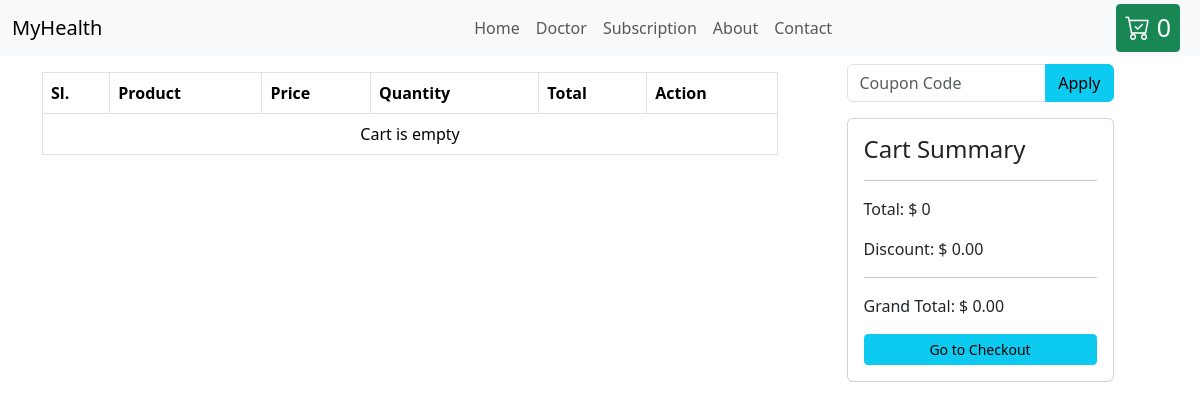
The app's page /cart/ (signed in), older data.
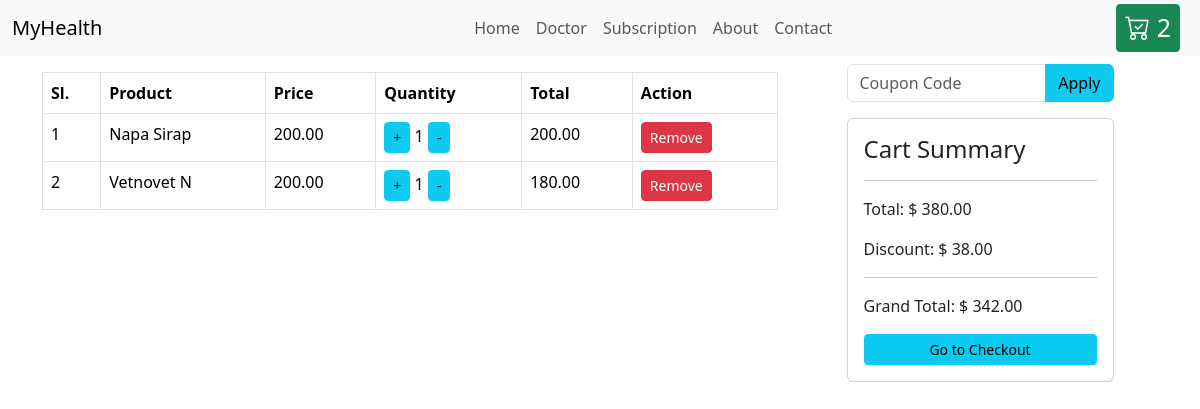
The same page, newer data.
### products/models.py (models this page shows, shortened)
class Cart(models.Model):
    user = models.OneToOneField(User, on_delete=models.CASCADE)
    grand_total = models.DecimalField(max_digits=10, decimal_places=2, default=0.00)
    discount = models.DecimalField(max_digits=10, decimal_places=2, default=0.00)
    coupon = models.ForeignKey(Coupon, on_delete=models.SET_NULL, blank=True, null=True)
    shipping_address = models.ForeignKey(ShippingAddress, on_delete=models.SET_NULL, blank=True,null=True)
    created = models.DateTimeField(auto_now_add=True)
    @property
    def total(self):
        cart_items = self.cartitem_set.all()
        total = sum([item.total for item in cart_items])
        return total

class CartItem(models.Model):
    cart = models.ForeignKey(Cart, on_delete=models.CASCADE)
    medicine = models.ForeignKey(Medicine, on_delete=models.CASCADE)
    quantity = models.IntegerField(default=1)
    price = models.DecimalField(max_digits=10, decimal_places=2)
    total = models.DecimalField(max_digits=10, decimal_places=2)

class Medicine(models.Model):
    brand = models.ForeignKey(Brand, on_delete=models.CASCADE)
    category = models.ForeignKey(Category, on_delete=models.CASCADE)
    name = models.CharField(max_length=255)
    price = models.DecimalField(max_digits=10, decimal_places=2)
    stock = models.IntegerField(default=0)
    description = models.TextField()
    image = models.ImageField(blank=True, null= True, upload_to='images/medicine/')
    discount = models.DecimalField(max_digits=10, decimal_places=2, default=0.00)

### products/views.py (the view)
# urls.py: path('cart/', views.CartAPIView.as_view()),
def cart(request):
    cart_items = CartItem.objects.filter(cart__user=request.user)
    cart = Cart.objects.get(user=request.user)
    shipping_address = ShippingAddress.objects.filter(user=request.user)
    context = {
        'cart_items': cart_items,
        'cart': cart,
        'shipping_address': shipping_address
    }
    return render(request, 'products/cart.html', context)

### products/context_processors.py (called while the page is built)
def cart_item_count(request):
    cart_item_count = CartItem.objects.filter(cart__user=request.user).count()
    return {'cart_item_count': cart_item_count}

### templates/products/cart.html (shortened to what this page needs)
{% extends 'base.html' %}
{% load static %}
{% block content %}
{% include 'include/nav.html' %}
<div class="container">
    <div class="row my-2">
        <div class="col-8 mt-2">
            <table class="table table-bordered">
                <tr>
                    <th>Sl.</th>
                    <th>Product</th>
                    <th>Price</th>
                    <th>Quantity</th>
                    <th>Total</th>
                    <th>Action</th>
                </tr>
                {% for cart in cart_items %}
                <tr>
                    <td>{{forloop.counter}}</td>
                    <td>{{ cart.medicine.name}}</td>
                    <td>{{cart.medicine.price}}</td>
                    <td>
                        <a href="{% url 'increment-cart' cart.id %}" class="btn btn-sm btn-info">+</a>
                        <span>{{cart.quantity}}</span>
                        <a href="{% url 'decrement-cart' cart.id %}" class="btn btn-sm btn-info">-</a>
                    </td>
                    <td>{{cart.total}}</td>
                    <td>
                        <a href="{% url 'remove-from-cart' cart.id %}" class="btn btn-sm btn-danger">Remove</a>
                    </td>
                </tr>
                {% empty %}
                <tr>
                    <td colspan="6" class="text-center">Cart is empty</td>
                </tr>
                {% endfor %}
            </table>
        </div>
        <div class="col-4">
            <div class="w-75 mx-auto">
                <form action="{% url 'apply-coupon' %}" method="POST">
                    <div class="input-group mb-3">
                        <input type="text" class="form-control" placeholder="Coupon Code" name="coupon_code">
                        <button class="btn btn-info" type="submit">Apply</button>
                    </div>
                </form>
            </div>
            <div class="card w-75 mx-auto mt-2">
                <div class="card-body">
                    <h4>Cart Summary</h4>
                    <hr>
                    <p>Total: $ {{cart.total}}</p>
                    <p>Discount: $ {{cart.discount}}</p>
                    <hr>
                    <p>Grand Total: $ {{cart.grand_total}}</p>
                    <a href="{% url 'place-order' %}" class="btn btn-info btn-sm w-100">Go to Checkout</a>
                </div>
            </div>
        </div>
    </div>
</div>
{% endblock %}

Row changes from the older to the newer data that the page shows:
added CartItem: medicine.name "Napa Sirap", medicine.price "200.00", quantity "1", total "200.00"
added CartItem: medicine.name "Vetnovet N", medicine.price "200.00", quantity "1", total "180.00"
changed Cart: total "0" → "380.00"; discount "0.00" → "38.00"; grand_total "0.00" → "342.00"
Text that changed along with them:
{{ cart_item_count }}: "0" → "2"
text no longer shown: "Cart is empty"
